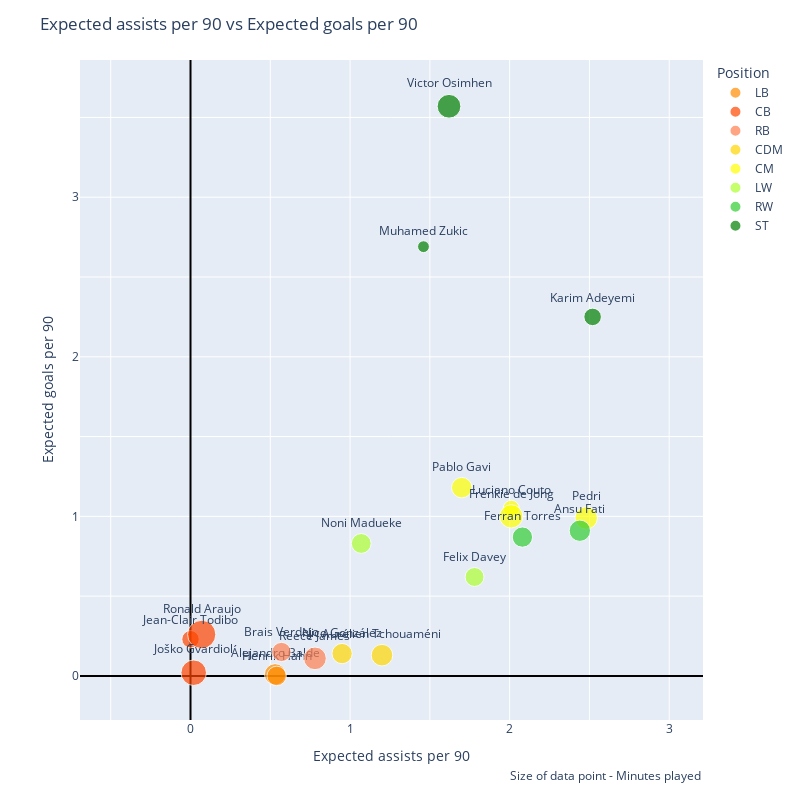
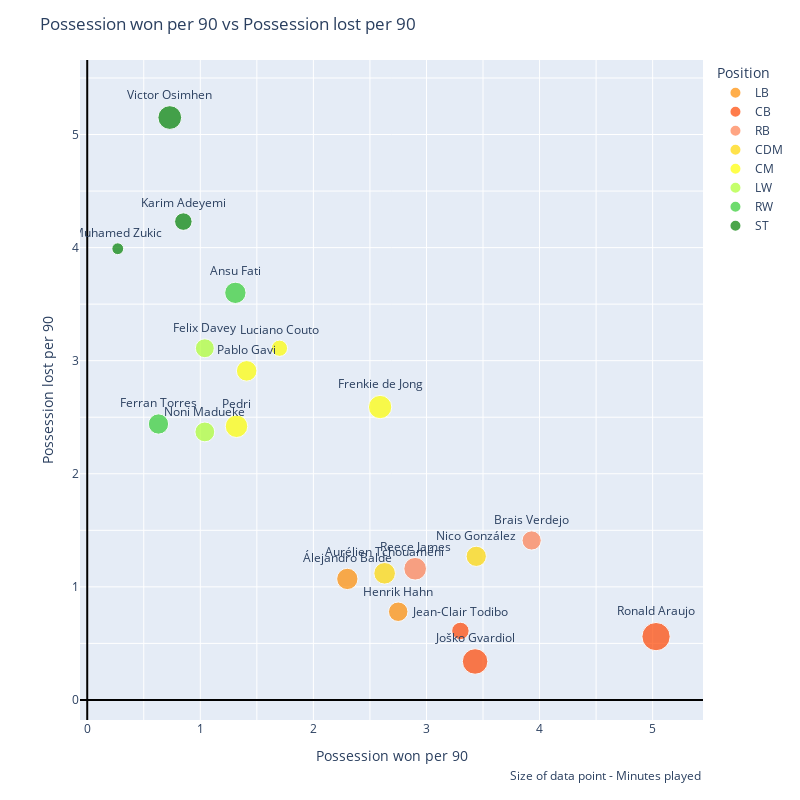
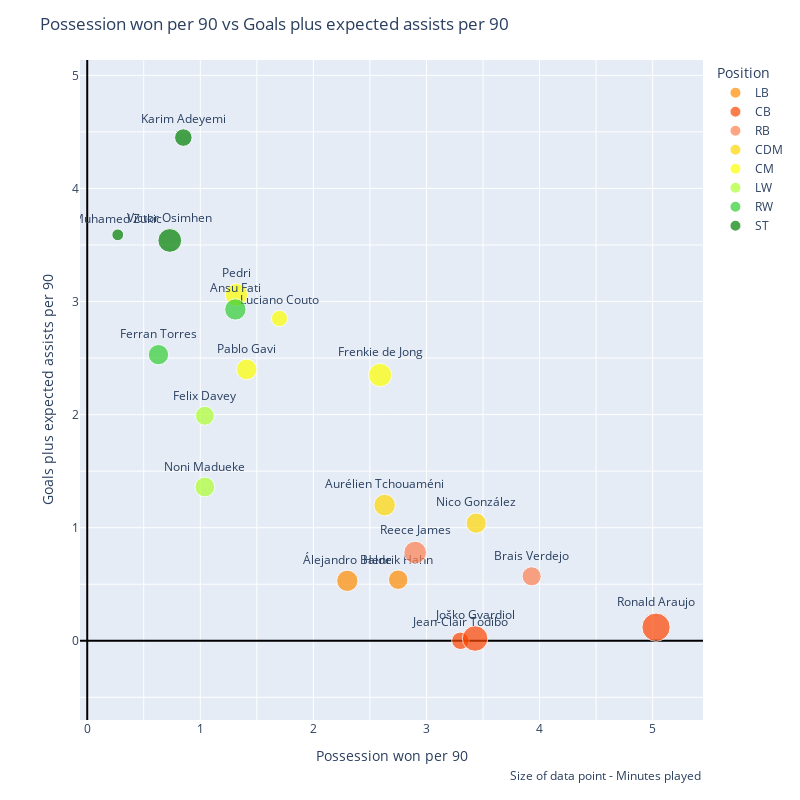

The notebook cell these images were saved under, in order:
### Code cell
scatter_chart('xAp90', 'xGp90')
scatter_chart('PossessionWonp90', 'PossessionLostp90')
scatter_chart('PossessionWonp90', 'Goals+xAp90')

### Figure 1 — Plotly figure (JSON) as saved in the notebook; plotly's stock layout.template omitted (floating-point values rounded to 4 significant figures)
{"data": [{"customdata": [["Álejandro Balde"], ["Henrik Hahn"]], "hovertemplate": "Position=LB<br>Expected assists per 90=%{x}<br>Expected goals per 90=%{y}<br>Minutes played=%{marker.size}<br>Name=%{customdata[0]}<extra></extra>", "legendgroup": "LB", "marker": {"color": "darkorange", "size": [1096, 918], "sizemode": "area", "sizeref": 4.835, "symbol": "circle"}, "mode": "markers+text", "name": "LB", "orientation": "v", "showlegend": true, "text": ["Álejandro Balde", "Henrik Hahn"], "textposition": "top center", "type": "scatter", "x": [0.53, 0.54], "xaxis": "x", "y": [0.01, 0], "yaxis": "y"}, {"customdata": [["Jean-Clair Todibo"], ["Joško Gvardiol"], ["Ronald Araujo"]], "hovertemplate": "Position=CB<br>Expected assists per 90=%{x}<br>Expected goals per 90=%{y}<br>Minutes played=%{marker.size}<br>Name=%{customdata[0]}<extra></extra>", "legendgroup": "CB", "marker": {"color": "orangered", "size": [737, 1576, 1934], "sizemode": "area", "sizeref": 4.835, "symbol": "circle"}, "mode": "markers+text", "name": "CB", "orientation": "v", "showlegend": true, "text": ["Jean-Clair Todibo", "Joško Gvardiol", "Ronald Araujo"], "textposition": "top center", "type": "scatter", "x": [0, 0.02, 0.07], "xaxis": "x", "y": [0.23, 0.02, 0.26], "yaxis": "y"}, {"customdata": [["Reece James"], ["Brais Verdejo"]], "hovertemplate": "Position=RB<br>Expected assists per 90=%{x}<br>Expected goals per 90=%{y}<br>Minutes played=%{marker.size}<br>Name=%{customdata[0]}<extra></extra>", "legendgroup": "RB", "marker": {"color": "coral", "size": [1241, 893], "sizemode": "area", "sizeref": 4.835, "symbol": "circle"}, "mode": "markers+text", "name": "RB", "orientation": "v", "showlegend": true, "text": ["Reece James", "Brais Verdejo"], "textposition": "top center", "type": "scatter", "x": [0.78, 0.57], "xaxis": "x", "y": [0.11, 0.15], "yaxis": "y"}, {"customdata": [["Aurélien Tchouaméni"], ["Nico González"]], "hovertemplate": "Position=CDM<br>Expected assists per 90=%{x}<br>Expected goals per 90=%{y}<br>Minutes played=%{marker.size}<br>Name=%{customdata[0]}<extra></extra>", "legendgroup": "CDM", "marker": {"color": "gold", "size": [1128, 994], "sizemode": "area", "sizeref": 4.835, "symbol": "circle"}, "mode": "markers+text", "name": "CDM", "orientation": "v", "showlegend": true, "text": ["Aurélien Tchouaméni", "Nico González"], "textposition": "top center", "type": "scatter", "x": [1.2, 0.95], "xaxis": "x", "y": [0.13, 0.14], "yaxis": "y"}, {"customdata": [["Luciano Couto"], ["Pablo Gavi"], ["Pedri"], ["Frenkie de Jong"]], "hovertemplate": "Position=CM<br>Expected assists per 90=%{x}<br>Expected goals per 90=%{y}<br>Minutes played=%{marker.size}<br>Name=%{customdata[0]}<extra></extra>", "legendgroup": "CM", "marker": {"color": "yellow", "size": [637, 1022, 1227, 1320], "sizemode": "area", "sizeref": 4.835, "symbol": "circle"}, "mode": "markers+text", "name": "CM", "orientation": "v", "showlegend": true, "text": ["Luciano Couto", "Pablo Gavi", "Pedri", "Frenkie de Jong"], "textposition": "top center", "type": "scatter", "x": [2.01, 1.7, 2.48, 2.01], "xaxis": "x", "y": [1.05, 1.18, 0.99, 1], "yaxis": "y"}, {"customdata": [["Felix Davey"], ["Noni Madueke"]], "hovertemplate": "Position=LW<br>Expected assists per 90=%{x}<br>Expected goals per 90=%{y}<br>Minutes played=%{marker.size}<br>Name=%{customdata[0]}<extra></extra>", "legendgroup": "LW", "marker": {"color": "greenyellow", "size": [868, 949], "sizemode": "area", "sizeref": 4.835, "symbol": "circle"}, "mode": "markers+text", "name": "LW", "orientation": "v", "showlegend": true, "text": ["Felix Davey", "Noni Madueke"], "textposition": "top center", "type": "scatter", "x": [1.78, 1.07], "xaxis": "x", "y": [0.62, 0.83], "yaxis": "y"}, {"customdata": [["Ansu Fati"], ["Ferran Torres"]], "hovertemplate": "Position=RW<br>Expected assists per 90=%{x}<br>Expected goals per 90=%{y}<br>Minutes played=%{marker.size}<br>Name=%{customdata[0]}<extra></extra>", "legendgroup": "RW", "marker": {"color": "limegreen", "size": [1101, 996], "sizemode": "area", "sizeref": 4.835, "symbol": "circle"}, "mode": "markers+text", "name": "RW", "orientation": "v", "showlegend": true, "text": ["Ansu Fati", "Ferran Torres"], "textposition": "top center", "type": "scatter", "x": [2.44, 2.08], "xaxis": "x", "y": [0.91, 0.87], "yaxis": "y"}, {"customdata": [["Muhamed Zukic"], ["Karim Adeyemi"], ["Victor Osimhen"]], "hovertemplate": "Position=ST<br>Expected assists per 90=%{x}<br>Expected goals per 90=%{y}<br>Minutes played=%{marker.size}<br>Name=%{customdata[0]}<extra></extra>", "legendgroup": "ST", "marker": {"color": "green", "size": [338, 744, 1362], "sizemode": "area", "sizeref": 4.835, "symbol": "circle"}, "mode": "markers+text", "name": "ST", "orientation": "v", "showlegend": true, "text": ["Muhamed Zukic", "Karim Adeyemi", "Victor Osimhen"], "textposition": "top center", "type": "scatter", "x": [1.46, 2.52, 1.62], "xaxis": "x", "y": [2.69, 2.25, 3.57], "yaxis": "y"}], "layout": {"annotations": [{"showarrow": false, "text": "Size of data point - Minutes played", "x": 1, "xanchor": "right", "xref": "paper", "xshift": 0, "y": -0.1, "yanchor": "auto", "yref": "paper", "yshift": 0}], "height": 800, "legend": {"itemsizing": "constant", "title": {"text": "Position"}, "tracegroupgap": 0}, "margin": {"t": 60}, "title": {"text": "Expected assists per 90 vs Expected goals per 90"}, "width": 800, "xaxis": {"anchor": "y", "domain": [0, 1], "dtick": 0.5, "scaleanchor": "y", "scaleratio": 1, "tick0": 0, "ticklabelstep": 2, "title": {"text": "Expected assists per 90"}, "zeroline": true, "zerolinecolor": "Black", "zerolinewidth": 2}, "yaxis": {"anchor": "x", "domain": [0, 1], "dtick": 0.5, "scaleanchor": "x", "scaleratio": 1, "tick0": 0, "ticklabelstep": 2, "title": {"text": "Expected goals per 90"}, "zeroline": true, "zerolinecolor": "Black", "zerolinewidth": 2}}}

### Figure 2 — Plotly figure (JSON) as saved in the notebook; plotly's stock layout.template omitted (floating-point values rounded to 4 significant figures)
{"data": [{"customdata": [["Álejandro Balde"], ["Henrik Hahn"]], "hovertemplate": "Position=LB<br>Possession won per 90=%{x}<br>Possession lost per 90=%{y}<br>Minutes played=%{marker.size}<br>Name=%{customdata[0]}<extra></extra>", "legendgroup": "LB", "marker": {"color": "darkorange", "size": [1096, 918], "sizemode": "area", "sizeref": 4.835, "symbol": "circle"}, "mode": "markers+text", "name": "LB", "orientation": "v", "showlegend": true, "text": ["Álejandro Balde", "Henrik Hahn"], "textposition": "top center", "type": "scatter", "x": [2.3, 2.75], "xaxis": "x", "y": [1.07, 0.78], "yaxis": "y"}, {"customdata": [["Jean-Clair Todibo"], ["Joško Gvardiol"], ["Ronald Araujo"]], "hovertemplate": "Position=CB<br>Possession won per 90=%{x}<br>Possession lost per 90=%{y}<br>Minutes played=%{marker.size}<br>Name=%{customdata[0]}<extra></extra>", "legendgroup": "CB", "marker": {"color": "orangered", "size": [737, 1576, 1934], "sizemode": "area", "sizeref": 4.835, "symbol": "circle"}, "mode": "markers+text", "name": "CB", "orientation": "v", "showlegend": true, "text": ["Jean-Clair Todibo", "Joško Gvardiol", "Ronald Araujo"], "textposition": "top center", "type": "scatter", "x": [3.3, 3.43, 5.03], "xaxis": "x", "y": [0.61, 0.34, 0.56], "yaxis": "y"}, {"customdata": [["Reece James"], ["Brais Verdejo"]], "hovertemplate": "Position=RB<br>Possession won per 90=%{x}<br>Possession lost per 90=%{y}<br>Minutes played=%{marker.size}<br>Name=%{customdata[0]}<extra></extra>", "legendgroup": "RB", "marker": {"color": "coral", "size": [1241, 893], "sizemode": "area", "sizeref": 4.835, "symbol": "circle"}, "mode": "markers+text", "name": "RB", "orientation": "v", "showlegend": true, "text": ["Reece James", "Brais Verdejo"], "textposition": "top center", "type": "scatter", "x": [2.9, 3.93], "xaxis": "x", "y": [1.16, 1.41], "yaxis": "y"}, {"customdata": [["Aurélien Tchouaméni"], ["Nico González"]], "hovertemplate": "Position=CDM<br>Possession won per 90=%{x}<br>Possession lost per 90=%{y}<br>Minutes played=%{marker.size}<br>Name=%{customdata[0]}<extra></extra>", "legendgroup": "CDM", "marker": {"color": "gold", "size": [1128, 994], "sizemode": "area", "sizeref": 4.835, "symbol": "circle"}, "mode": "markers+text", "name": "CDM", "orientation": "v", "showlegend": true, "text": ["Aurélien Tchouaméni", "Nico González"], "textposition": "top center", "type": "scatter", "x": [2.63, 3.44], "xaxis": "x", "y": [1.12, 1.27], "yaxis": "y"}, {"customdata": [["Luciano Couto"], ["Pablo Gavi"], ["Pedri"], ["Frenkie de Jong"]], "hovertemplate": "Position=CM<br>Possession won per 90=%{x}<br>Possession lost per 90=%{y}<br>Minutes played=%{marker.size}<br>Name=%{customdata[0]}<extra></extra>", "legendgroup": "CM", "marker": {"color": "yellow", "size": [637, 1022, 1227, 1320], "sizemode": "area", "sizeref": 4.835, "symbol": "circle"}, "mode": "markers+text", "name": "CM", "orientation": "v", "showlegend": true, "text": ["Luciano Couto", "Pablo Gavi", "Pedri", "Frenkie de Jong"], "textposition": "top center", "type": "scatter", "x": [1.7, 1.41, 1.32, 2.59], "xaxis": "x", "y": [3.11, 2.91, 2.42, 2.59], "yaxis": "y"}, {"customdata": [["Felix Davey"], ["Noni Madueke"]], "hovertemplate": "Position=LW<br>Possession won per 90=%{x}<br>Possession lost per 90=%{y}<br>Minutes played=%{marker.size}<br>Name=%{customdata[0]}<extra></extra>", "legendgroup": "LW", "marker": {"color": "greenyellow", "size": [868, 949], "sizemode": "area", "sizeref": 4.835, "symbol": "circle"}, "mode": "markers+text", "name": "LW", "orientation": "v", "showlegend": true, "text": ["Felix Davey", "Noni Madueke"], "textposition": "top center", "type": "scatter", "x": [1.04, 1.04], "xaxis": "x", "y": [3.11, 2.37], "yaxis": "y"}, {"customdata": [["Ansu Fati"], ["Ferran Torres"]], "hovertemplate": "Position=RW<br>Possession won per 90=%{x}<br>Possession lost per 90=%{y}<br>Minutes played=%{marker.size}<br>Name=%{customdata[0]}<extra></extra>", "legendgroup": "RW", "marker": {"color": "limegreen", "size": [1101, 996], "sizemode": "area", "sizeref": 4.835, "symbol": "circle"}, "mode": "markers+text", "name": "RW", "orientation": "v", "showlegend": true, "text": ["Ansu Fati", "Ferran Torres"], "textposition": "top center", "type": "scatter", "x": [1.31, 0.63], "xaxis": "x", "y": [3.6, 2.44], "yaxis": "y"}, {"customdata": [["Muhamed Zukic"], ["Karim Adeyemi"], ["Victor Osimhen"]], "hovertemplate": "Position=ST<br>Possession won per 90=%{x}<br>Possession lost per 90=%{y}<br>Minutes played=%{marker.size}<br>Name=%{customdata[0]}<extra></extra>", "legendgroup": "ST", "marker": {"color": "green", "size": [338, 744, 1362], "sizemode": "area", "sizeref": 4.835, "symbol": "circle"}, "mode": "markers+text", "name": "ST", "orientation": "v", "showlegend": true, "text": ["Muhamed Zukic", "Karim Adeyemi", "Victor Osimhen"], "textposition": "top center", "type": "scatter", "x": [0.27, 0.85, 0.73], "xaxis": "x", "y": [3.99, 4.23, 5.15], "yaxis": "y"}], "layout": {"annotations": [{"showarrow": false, "text": "Size of data point - Minutes played", "x": 1, "xanchor": "right", "xref": "paper", "xshift": 0, "y": -0.1, "yanchor": "auto", "yref": "paper", "yshift": 0}], "height": 800, "legend": {"itemsizing": "constant", "title": {"text": "Position"}, "tracegroupgap": 0}, "margin": {"t": 60}, "title": {"text": "Possession won per 90 vs Possession lost per 90"}, "width": 800, "xaxis": {"anchor": "y", "domain": [0, 1], "dtick": 0.5, "scaleanchor": "y", "scaleratio": 1, "tick0": 0, "ticklabelstep": 2, "title": {"text": "Possession won per 90"}, "zeroline": true, "zerolinecolor": "Black", "zerolinewidth": 2}, "yaxis": {"anchor": "x", "domain": [0, 1], "dtick": 0.5, "scaleanchor": "x", "scaleratio": 1, "tick0": 0, "ticklabelstep": 2, "title": {"text": "Possession lost per 90"}, "zeroline": true, "zerolinecolor": "Black", "zerolinewidth": 2}}}

### Figure 3 — Plotly figure (JSON) as saved in the notebook; plotly's stock layout.template omitted (floating-point values rounded to 4 significant figures)
{"data": [{"customdata": [["Álejandro Balde"], ["Henrik Hahn"]], "hovertemplate": "Position=LB<br>Possession won per 90=%{x}<br>Goals plus expected assists per 90=%{y}<br>Minutes played=%{marker.size}<br>Name=%{customdata[0]}<extra></extra>", "legendgroup": "LB", "marker": {"color": "darkorange", "size": [1096, 918], "sizemode": "area", "sizeref": 4.835, "symbol": "circle"}, "mode": "markers+text", "name": "LB", "orientation": "v", "showlegend": true, "text": ["Álejandro Balde", "Henrik Hahn"], "textposition": "top center", "type": "scatter", "x": [2.3, 2.75], "xaxis": "x", "y": [0.53, 0.54], "yaxis": "y"}, {"customdata": [["Jean-Clair Todibo"], ["Joško Gvardiol"], ["Ronald Araujo"]], "hovertemplate": "Position=CB<br>Possession won per 90=%{x}<br>Goals plus expected assists per 90=%{y}<br>Minutes played=%{marker.size}<br>Name=%{customdata[0]}<extra></extra>", "legendgroup": "CB", "marker": {"color": "orangered", "size": [737, 1576, 1934], "sizemode": "area", "sizeref": 4.835, "symbol": "circle"}, "mode": "markers+text", "name": "CB", "orientation": "v", "showlegend": true, "text": ["Jean-Clair Todibo", "Joško Gvardiol", "Ronald Araujo"], "textposition": "top center", "type": "scatter", "x": [3.3, 3.43, 5.03], "xaxis": "x", "y": [0, 0.02, 0.12], "yaxis": "y"}, {"customdata": [["Reece James"], ["Brais Verdejo"]], "hovertemplate": "Position=RB<br>Possession won per 90=%{x}<br>Goals plus expected assists per 90=%{y}<br>Minutes played=%{marker.size}<br>Name=%{customdata[0]}<extra></extra>", "legendgroup": "RB", "marker": {"color": "coral", "size": [1241, 893], "sizemode": "area", "sizeref": 4.835, "symbol": "circle"}, "mode": "markers+text", "name": "RB", "orientation": "v", "showlegend": true, "text": ["Reece James", "Brais Verdejo"], "textposition": "top center", "type": "scatter", "x": [2.9, 3.93], "xaxis": "x", "y": [0.78, 0.57], "yaxis": "y"}, {"customdata": [["Aurélien Tchouaméni"], ["Nico González"]], "hovertemplate": "Position=CDM<br>Possession won per 90=%{x}<br>Goals plus expected assists per 90=%{y}<br>Minutes played=%{marker.size}<br>Name=%{customdata[0]}<extra></extra>", "legendgroup": "CDM", "marker": {"color": "gold", "size": [1128, 994], "sizemode": "area", "sizeref": 4.835, "symbol": "circle"}, "mode": "markers+text", "name": "CDM", "orientation": "v", "showlegend": true, "text": ["Aurélien Tchouaméni", "Nico González"], "textposition": "top center", "type": "scatter", "x": [2.63, 3.44], "xaxis": "x", "y": [1.2, 1.04], "yaxis": "y"}, {"customdata": [["Luciano Couto"], ["Pablo Gavi"], ["Pedri"], ["Frenkie de Jong"]], "hovertemplate": "Position=CM<br>Possession won per 90=%{x}<br>Goals plus expected assists per 90=%{y}<br>Minutes played=%{marker.size}<br>Name=%{customdata[0]}<extra></extra>", "legendgroup": "CM", "marker": {"color": "yellow", "size": [637, 1022, 1227, 1320], "sizemode": "area", "sizeref": 4.835, "symbol": "circle"}, "mode": "markers+text", "name": "CM", "orientation": "v", "showlegend": true, "text": ["Luciano Couto", "Pablo Gavi", "Pedri", "Frenkie de Jong"], "textposition": "top center", "type": "scatter", "x": [1.7, 1.41, 1.32, 2.59], "xaxis": "x", "y": [2.85, 2.4, 3.06, 2.35], "yaxis": "y"}, {"customdata": [["Felix Davey"], ["Noni Madueke"]], "hovertemplate": "Position=LW<br>Possession won per 90=%{x}<br>Goals plus expected assists per 90=%{y}<br>Minutes played=%{marker.size}<br>Name=%{customdata[0]}<extra></extra>", "legendgroup": "LW", "marker": {"color": "greenyellow", "size": [868, 949], "sizemode": "area", "sizeref": 4.835, "symbol": "circle"}, "mode": "markers+text", "name": "LW", "orientation": "v", "showlegend": true, "text": ["Felix Davey", "Noni Madueke"], "textposition": "top center", "type": "scatter", "x": [1.04, 1.04], "xaxis": "x", "y": [1.99, 1.36], "yaxis": "y"}, {"customdata": [["Ansu Fati"], ["Ferran Torres"]], "hovertemplate": "Position=RW<br>Possession won per 90=%{x}<br>Goals plus expected assists per 90=%{y}<br>Minutes played=%{marker.size}<br>Name=%{customdata[0]}<extra></extra>", "legendgroup": "RW", "marker": {"color": "limegreen", "size": [1101, 996], "sizemode": "area", "sizeref": 4.835, "symbol": "circle"}, "mode": "markers+text", "name": "RW", "orientation": "v", "showlegend": true, "text": ["Ansu Fati", "Ferran Torres"], "textposition": "top center", "type": "scatter", "x": [1.31, 0.63], "xaxis": "x", "y": [2.93, 2.53], "yaxis": "y"}, {"customdata": [["Muhamed Zukic"], ["Karim Adeyemi"], ["Victor Osimhen"]], "hovertemplate": "Position=ST<br>Possession won per 90=%{x}<br>Goals plus expected assists per 90=%{y}<br>Minutes played=%{marker.size}<br>Name=%{customdata[0]}<extra></extra>", "legendgroup": "ST", "marker": {"color": "green", "size": [338, 744, 1362], "sizemode": "area", "sizeref": 4.835, "symbol": "circle"}, "mode": "markers+text", "name": "ST", "orientation": "v", "showlegend": true, "text": ["Muhamed Zukic", "Karim Adeyemi", "Victor Osimhen"], "textposition": "top center", "type": "scatter", "x": [0.27, 0.85, 0.73], "xaxis": "x", "y": [3.59, 4.45, 3.54], "yaxis": "y"}], "layout": {"annotations": [{"showarrow": false, "text": "Size of data point - Minutes played", "x": 1, "xanchor": "right", "xref": "paper", "xshift": 0, "y": -0.1, "yanchor": "auto", "yref": "paper", "yshift": 0}], "height": 800, "legend": {"itemsizing": "constant", "title": {"text": "Position"}, "tracegroupgap": 0}, "margin": {"t": 60}, "title": {"text": "Possession won per 90 vs Goals plus expected assists per 90"}, "width": 800, "xaxis": {"anchor": "y", "domain": [0, 1], "dtick": 0.5, "scaleanchor": "y", "scaleratio": 1, "tick0": 0, "ticklabelstep": 2, "title": {"text": "Possession won per 90"}, "zeroline": true, "zerolinecolor": "Black", "zerolinewidth": 2}, "yaxis": {"anchor": "x", "domain": [0, 1], "dtick": 0.5, "scaleanchor": "x", "scaleratio": 1, "tick0": 0, "ticklabelstep": 2, "title": {"text": "Goals plus expected assists per 90"}, "zeroline": true, "zerolinecolor": "Black", "zerolinewidth": 2}}}
